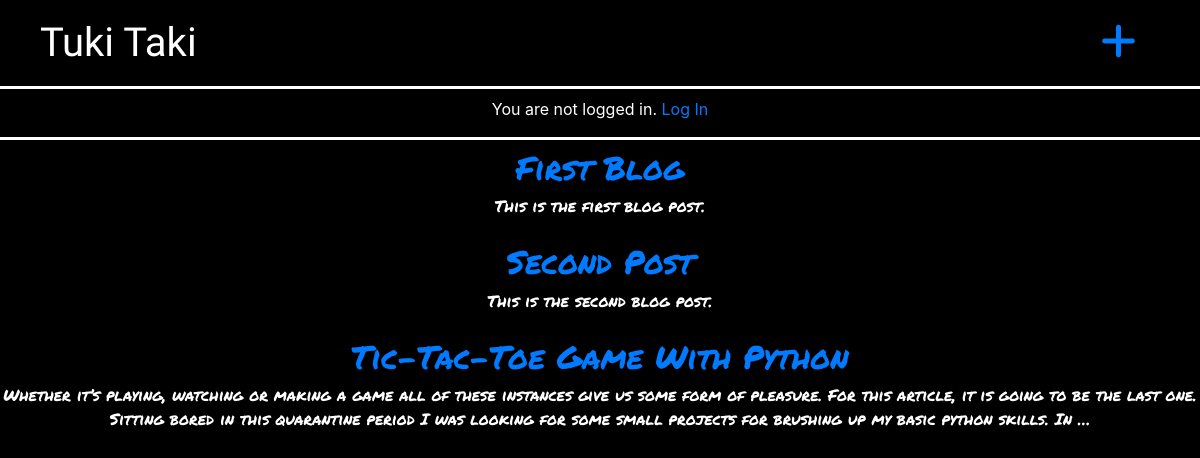
Before: / with the older database file.
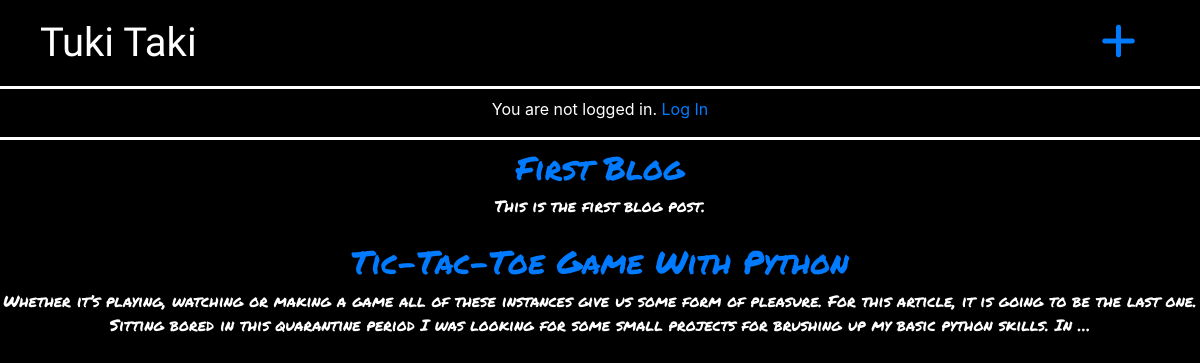
After: the same page with the newer database file.
### blog/models.py (models this page shows, shortened)
class Post(models.Model):
	title=models.CharField(max_length=200)
	author=models.ForeignKey(
		'auth.User',
		on_delete=models.CASCADE,
		)
	body = models.TextField()

### blog/views.py (the view)
# urls.py: path('',BlogListView.as_view(),name='home'),
class BlogListView(ListView):
	model=Post
	template_name='home.html'

### templates/home.html
{% extends 'base.html' %}
{% block content %}
	{% for post in object_list %}
	<div  class="text-center pt-2" id="post-entry">
		<h2><a href="{% url 'post_detail' post.pk %}">{{post.title}}</a></h2>
		<p>{{post.body|truncatewords:50}}</p>
	</div>
	{% endfor %}
{% endblock content %}

### templates/base.html (shortened to what this page needs)
{% load static %}
<!DOCTYPE html>
<html>
<head>
	<link rel="stylesheet" href="https://stackpath.bootstrapcdn.com/bootstrap/4.5.0/css/bootstrap.min.css">
	<link rel="stylesheet" href="{% static 'css/base.css' %}">
</head>
<body>
		<nav class="navbar navbar-expand-lg" id ="navbar">
			<a href="{% url 'home' %}" class=" navbar-brand navbar-items pl-4" id="Home">Tuki Taki</a>
    		<div class="navbar-nav ml-auto" >
        	<a href="{% url 'post_new' %}"class="navbar-item justify-content-center pr-5" id="newpost"><i class="fas fa-plus"></i></a>
        	</div>
		</nav>
	<div class="text-center pt-2" id="login">
	{% if user.is_authenticated %}
	<p>Hi {{user.username}}
	<a href="{% url 'logout' %}">Log Out</a>
	</p>
	{% else %}
	<p > You are not logged in.
	<a href="{% url 'login' %}">Log In</a>
	</p>
	{% endif %}
	</div>
		{% block content %}
		{% endblock content %}
</body>
</html>

### static/css/base.css (style rules this page uses)
body { background-color: black; }
.navbar-items { color: white; }
#Home { font-family: 'Kaushan Script', cursive !important; font-size: 40px; }
#navbar { background-color: black; font-family: 'Kaushan Script', cursive !important; border-bottom: 3px solid white; }
#newpost { padding-right: : -0.25rem !important; font-size: 40px; }
#login { background-color: black; color: white; border-bottom: 3px solid white; }
#post-entry { color: white !important; font-family: 'Noto Serif', serif; font-family: 'Permanent Marker', cursive; }

Changed rows visible on the page:
removed Post: title "Second Post", body "This is the second blog post."
